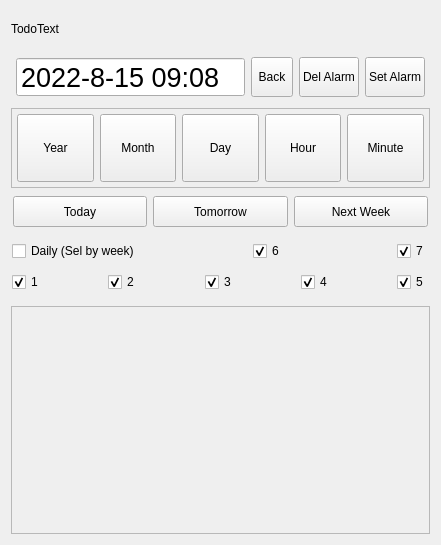
<?xml version="1.0" encoding="UTF-8"?>
<ui version="4.0">
 <class>msgDialog</class>
 <widget class="QDialog" name="msgDialog">
  <property name="geometry">
   <rect>
    <x>0</x>
    <y>0</y>
    <width>440</width>
    <height>545</height>
   </rect>
  </property>
  <property name="windowTitle">
   <string>Alarm</string>
  </property>
  <layout class="QVBoxLayout" name="verticalLayout_2">
   <item>
    <widget class="QLabel" name="lblTodoText">
     <property name="maximumSize">
      <size>
       <width>16777215</width>
       <height>35</height>
      </size>
     </property>
     <property name="text">
      <string>TodoText</string>
     </property>
    </widget>
   </item>
   <item>
    <widget class="QFrame" name="frameFun">
     <property name="maximumSize">
      <size>
       <width>16777215</width>
       <height>50</height>
      </size>
     </property>
     <property name="frameShape">
      <enum>QFrame::NoFrame</enum>
     </property>
     <property name="frameShadow">
      <enum>QFrame::Sunken</enum>
     </property>
     <layout class="QHBoxLayout" name="horizontalLayout_2">
      <property name="leftMargin">
       <number>5</number>
      </property>
      <property name="topMargin">
       <number>5</number>
      </property>
      <property name="rightMargin">
       <number>5</number>
      </property>
      <property name="bottomMargin">
       <number>5</number>
      </property>
      <item>
       <widget class="QDateTimeEdit" name="dateTimeEdit">
        <property name="sizePolicy">
         <sizepolicy hsizetype="Preferred" vsizetype="Fixed">
          <horstretch>0</horstretch>
          <verstretch>0</verstretch>
         </sizepolicy>
        </property>
        <property name="minimumSize">
         <size>
          <width>0</width>
          <height>35</height>
         </size>
        </property>
        <property name="font">
         <font>
          <pointsize>20</pointsize>
         </font>
        </property>
        <property name="buttonSymbols">
         <enum>QAbstractSpinBox::NoButtons</enum>
        </property>
        <property name="accelerated">
         <bool>false</bool>
        </property>
        <property name="date">
         <date>
          <year>2022</year>
          <month>8</month>
          <day>15</day>
         </date>
        </property>
        <property name="time">
         <time>
          <hour>9</hour>
          <minute>8</minute>
          <second>0</second>
         </time>
        </property>
        <property name="displayFormat">
         <string>yyyy-M-d HH:mm</string>
        </property>
       </widget>
      </item>
      <item>
       <widget class="QToolButton" name="btnOK">
        <property name="sizePolicy">
         <sizepolicy hsizetype="Preferred" vsizetype="Preferred">
          <horstretch>0</horstretch>
          <verstretch>0</verstretch>
         </sizepolicy>
        </property>
        <property name="text">
         <string>Back</string>
        </property>
       </widget>
      </item>
      <item>
       <widget class="QToolButton" name="btnCancelDT">
        <property name="sizePolicy">
         <sizepolicy hsizetype="Preferred" vsizetype="Preferred">
          <horstretch>0</horstretch>
          <verstretch>0</verstretch>
         </sizepolicy>
        </property>
        <property name="minimumSize">
         <size>
          <width>60</width>
          <height>0</height>
         </size>
        </property>
        <property name="maximumSize">
         <size>
          <width>16777215</width>
          <height>16777215</height>
         </size>
        </property>
        <property name="text">
         <string>Del Alarm</string>
        </property>
       </widget>
      </item>
      <item>
       <widget class="QToolButton" name="btnSetDT">
        <property name="sizePolicy">
         <sizepolicy hsizetype="Preferred" vsizetype="Preferred">
          <horstretch>0</horstretch>
          <verstretch>0</verstretch>
         </sizepolicy>
        </property>
        <property name="minimumSize">
         <size>
          <width>60</width>
          <height>0</height>
         </size>
        </property>
        <property name="maximumSize">
         <size>
          <width>16777215</width>
          <height>16777215</height>
         </size>
        </property>
        <property name="text">
         <string>Set Alarm</string>
        </property>
       </widget>
      </item>
     </layout>
    </widget>
   </item>
   <item>
    <widget class="QFrame" name="frameDT">
     <property name="minimumSize">
      <size>
       <width>0</width>
       <height>50</height>
      </size>
     </property>
     <property name="maximumSize">
      <size>
       <width>16777215</width>
       <height>80</height>
      </size>
     </property>
     <property name="frameShape">
      <enum>QFrame::StyledPanel</enum>
     </property>
     <property name="frameShadow">
      <enum>QFrame::Raised</enum>
     </property>
     <layout class="QHBoxLayout" name="horizontalLayout_7">
      <property name="leftMargin">
       <number>5</number>
      </property>
      <property name="topMargin">
       <number>5</number>
      </property>
      <property name="rightMargin">
       <number>5</number>
      </property>
      <property name="bottomMargin">
       <number>5</number>
      </property>
      <item>
       <widget class="QToolButton" name="btnYear">
        <property name="sizePolicy">
         <sizepolicy hsizetype="Preferred" vsizetype="Preferred">
          <horstretch>0</horstretch>
          <verstretch>0</verstretch>
         </sizepolicy>
        </property>
        <property name="text">
         <string>Year</string>
        </property>
       </widget>
      </item>
      <item>
       <widget class="QToolButton" name="btnMonth">
        <property name="sizePolicy">
         <sizepolicy hsizetype="Preferred" vsizetype="Preferred">
          <horstretch>0</horstretch>
          <verstretch>0</verstretch>
         </sizepolicy>
        </property>
        <property name="text">
         <string>Month</string>
        </property>
       </widget>
      </item>
      <item>
       <widget class="QToolButton" name="btnDay">
        <property name="sizePolicy">
         <sizepolicy hsizetype="Preferred" vsizetype="Preferred">
          <horstretch>0</horstretch>
          <verstretch>0</verstretch>
         </sizepolicy>
        </property>
        <property name="text">
         <string>Day</string>
        </property>
       </widget>
      </item>
      <item>
       <widget class="QToolButton" name="btnHour">
        <property name="sizePolicy">
         <sizepolicy hsizetype="Preferred" vsizetype="Preferred">
          <horstretch>0</horstretch>
          <verstretch>0</verstretch>
         </sizepolicy>
        </property>
        <property name="text">
         <string>Hour</string>
        </property>
       </widget>
      </item>
      <item>
       <widget class="QToolButton" name="btnMinute">
        <property name="sizePolicy">
         <sizepolicy hsizetype="Preferred" vsizetype="Preferred">
          <horstretch>0</horstretch>
          <verstretch>0</verstretch>
         </sizepolicy>
        </property>
        <property name="text">
         <string>Minute</string>
        </property>
       </widget>
      </item>
     </layout>
    </widget>
   </item>
   <item>
    <widget class="QFrame" name="frameBtnFun">
     <property name="maximumSize">
      <size>
       <width>16777215</width>
       <height>35</height>
      </size>
     </property>
     <property name="frameShape">
      <enum>QFrame::NoFrame</enum>
     </property>
     <property name="frameShadow">
      <enum>QFrame::Raised</enum>
     </property>
     <layout class="QHBoxLayout" name="horizontalLayout">
      <property name="leftMargin">
       <number>2</number>
      </property>
      <property name="topMargin">
       <number>2</number>
      </property>
      <property name="rightMargin">
       <number>2</number>
      </property>
      <property name="bottomMargin">
       <number>2</number>
      </property>
      <item>
       <widget class="QToolButton" name="btnToday">
        <property name="sizePolicy">
         <sizepolicy hsizetype="Preferred" vsizetype="Preferred">
          <horstretch>0</horstretch>
          <verstretch>0</verstretch>
         </sizepolicy>
        </property>
        <property name="text">
         <string>Today</string>
        </property>
       </widget>
      </item>
      <item>
       <widget class="QToolButton" name="btnTomorrow">
        <property name="sizePolicy">
         <sizepolicy hsizetype="Preferred" vsizetype="Preferred">
          <horstretch>0</horstretch>
          <verstretch>0</verstretch>
         </sizepolicy>
        </property>
        <property name="text">
         <string>Tomorrow</string>
        </property>
       </widget>
      </item>
      <item>
       <widget class="QToolButton" name="btnNextWeek">
        <property name="sizePolicy">
         <sizepolicy hsizetype="Preferred" vsizetype="Preferred">
          <horstretch>0</horstretch>
          <verstretch>0</verstretch>
         </sizepolicy>
        </property>
        <property name="text">
         <string>Next Week</string>
        </property>
       </widget>
      </item>
     </layout>
    </widget>
   </item>
   <item>
    <widget class="QFrame" name="frameDaily">
     <property name="maximumSize">
      <size>
       <width>16777215</width>
       <height>65</height>
      </size>
     </property>
     <property name="frameShape">
      <enum>QFrame::NoFrame</enum>
     </property>
     <property name="frameShadow">
      <enum>QFrame::Raised</enum>
     </property>
     <layout class="QVBoxLayout" name="verticalLayout">
      <property name="leftMargin">
       <number>1</number>
      </property>
      <property name="topMargin">
       <number>1</number>
      </property>
      <property name="rightMargin">
       <number>1</number>
      </property>
      <property name="bottomMargin">
       <number>1</number>
      </property>
      <item>
       <layout class="QHBoxLayout" name="horizontalLayout_3">
        <item>
         <widget class="QCheckBox" name="chkDaily">
          <property name="text">
           <string>Daily (Sel by week)</string>
          </property>
         </widget>
        </item>
        <item>
         <spacer name="horizontalSpacer">
          <property name="orientation">
           <enum>Qt::Horizontal</enum>
          </property>
          <property name="sizeHint" stdset="0">
           <size>
            <width>40</width>
            <height>20</height>
           </size>
          </property>
         </spacer>
        </item>
        <item>
         <widget class="QCheckBox" name="chk6">
          <property name="sizePolicy">
           <sizepolicy hsizetype="Preferred" vsizetype="Fixed">
            <horstretch>0</horstretch>
            <verstretch>0</verstretch>
           </sizepolicy>
          </property>
          <property name="text">
           <string>6</string>
          </property>
          <property name="checked">
           <bool>true</bool>
          </property>
         </widget>
        </item>
        <item>
         <spacer name="horizontalSpacer_3">
          <property name="orientation">
           <enum>Qt::Horizontal</enum>
          </property>
          <property name="sizeHint" stdset="0">
           <size>
            <width>40</width>
            <height>20</height>
           </size>
          </property>
         </spacer>
        </item>
        <item>
         <widget class="QCheckBox" name="chk7">
          <property name="sizePolicy">
           <sizepolicy hsizetype="Preferred" vsizetype="Fixed">
            <horstretch>0</horstretch>
            <verstretch>0</verstretch>
           </sizepolicy>
          </property>
          <property name="text">
           <string>7</string>
          </property>
          <property name="checked">
           <bool>true</bool>
          </property>
         </widget>
        </item>
       </layout>
      </item>
      <item>
       <layout class="QHBoxLayout" name="horizontalLayout_4">
        <item>
         <widget class="QCheckBox" name="chk1">
          <property name="sizePolicy">
           <sizepolicy hsizetype="Preferred" vsizetype="Fixed">
            <horstretch>0</horstretch>
            <verstretch>0</verstretch>
           </sizepolicy>
          </property>
          <property name="text">
           <string>1</string>
          </property>
          <property name="checked">
           <bool>true</bool>
          </property>
         </widget>
        </item>
        <item>
         <spacer name="horizontalSpacer_6">
          <property name="orientation">
           <enum>Qt::Horizontal</enum>
          </property>
          <property name="sizeHint" stdset="0">
           <size>
            <width>40</width>
            <height>20</height>
           </size>
          </property>
         </spacer>
        </item>
        <item>
         <widget class="QCheckBox" name="chk2">
          <property name="sizePolicy">
           <sizepolicy hsizetype="Preferred" vsizetype="Fixed">
            <horstretch>0</horstretch>
            <verstretch>0</verstretch>
           </sizepolicy>
          </property>
          <property name="text">
           <string>2</string>
          </property>
          <property name="checked">
           <bool>true</bool>
          </property>
         </widget>
        </item>
        <item>
         <spacer name="horizontalSpacer_7">
          <property name="orientation">
           <enum>Qt::Horizontal</enum>
          </property>
          <property name="sizeHint" stdset="0">
           <size>
            <width>40</width>
            <height>20</height>
           </size>
          </property>
         </spacer>
        </item>
        <item>
         <widget class="QCheckBox" name="chk3">
          <property name="sizePolicy">
           <sizepolicy hsizetype="Preferred" vsizetype="Fixed">
            <horstretch>0</horstretch>
            <verstretch>0</verstretch>
           </sizepolicy>
          </property>
          <property name="text">
           <string>3</string>
          </property>
          <property name="checked">
           <bool>true</bool>
          </property>
         </widget>
        </item>
        <item>
         <spacer name="horizontalSpacer_8">
          <property name="orientation">
           <enum>Qt::Horizontal</enum>
          </property>
          <property name="sizeHint" stdset="0">
           <size>
            <width>40</width>
            <height>20</height>
           </size>
          </property>
         </spacer>
        </item>
        <item>
         <widget class="QCheckBox" name="chk4">
          <property name="sizePolicy">
           <sizepolicy hsizetype="Preferred" vsizetype="Fixed">
            <horstretch>0</horstretch>
            <verstretch>0</verstretch>
           </sizepolicy>
          </property>
          <property name="text">
           <string>4</string>
          </property>
          <property name="checked">
           <bool>true</bool>
          </property>
         </widget>
        </item>
        <item>
         <spacer name="horizontalSpacer_9">
          <property name="orientation">
           <enum>Qt::Horizontal</enum>
          </property>
          <property name="sizeHint" stdset="0">
           <size>
            <width>40</width>
            <height>20</height>
           </size>
          </property>
         </spacer>
        </item>
        <item>
         <widget class="QCheckBox" name="chk5">
          <property name="sizePolicy">
           <sizepolicy hsizetype="Preferred" vsizetype="Fixed">
            <horstretch>0</horstretch>
            <verstretch>0</verstretch>
           </sizepolicy>
          </property>
          <property name="text">
           <string>5</string>
          </property>
          <property name="checked">
           <bool>true</bool>
          </property>
         </widget>
        </item>
       </layout>
      </item>
     </layout>
    </widget>
   </item>
   <item>
    <widget class="QFrame" name="frameSel">
     <property name="frameShape">
      <enum>QFrame::StyledPanel</enum>
     </property>
     <property name="frameShadow">
      <enum>QFrame::Raised</enum>
     </property>
    </widget>
   </item>
  </layout>
 </widget>
 <resources/>
 <connections/>
</ui>
